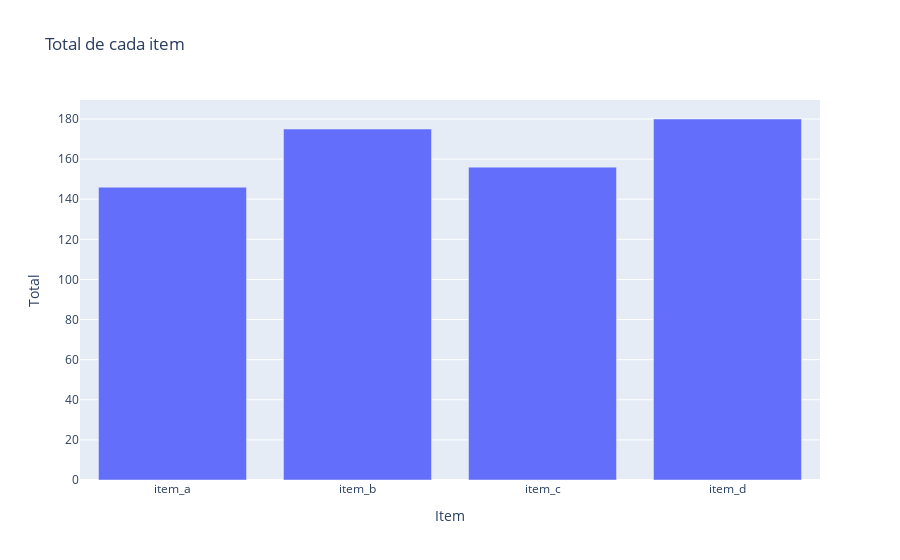
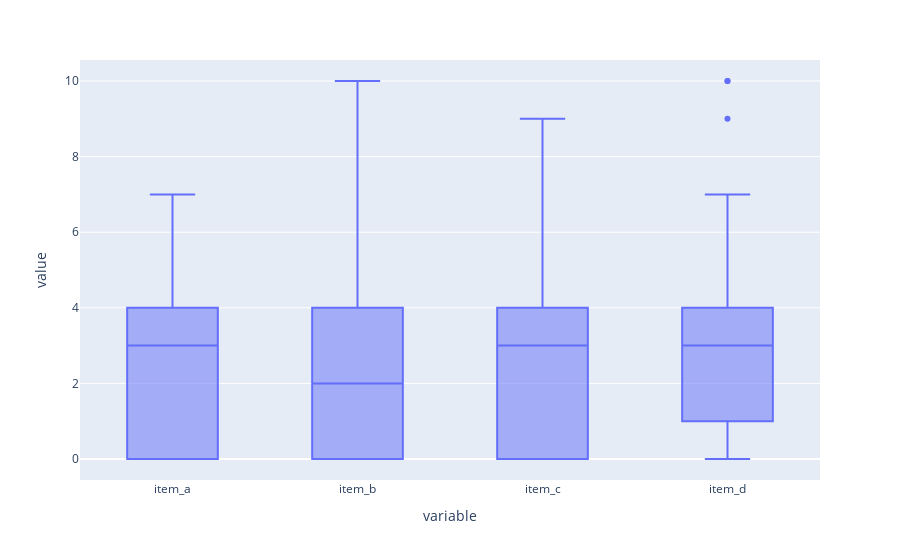

Source (notebook cell) for these figures, in order:
### Markdown cell above
### **Itens**

### Code cell
# Gráfico de barras
fig1 = px.bar(x=['item_a', 'item_b', 'item_c', 'item_d'],
              y=df4[['item_a', 'item_b', 'item_c', 'item_d']].sum(),
              labels={'x': 'Item', 'y': 'Total'},
              title='Total de cada item')

# Gráfico de boxplot
fig2 = px.box(df4, y=['item_a', 'item_b', 'item_c', 'item_d'])

# Exibir os gráficos
fig1.show()
fig2.show()

### Figure 1 — Plotly figure (JSON) as saved in the notebook; plotly's stock layout.template omitted (floating-point values rounded to 4 significant figures)
{"data": [{"alignmentgroup": "True", "hovertemplate": "Item=%{x}<br>Total=%{y}<extra></extra>", "legendgroup": "", "marker": {"color": "#636efa", "pattern": {"shape": ""}}, "name": "", "offsetgroup": "", "orientation": "v", "showlegend": false, "textposition": "auto", "type": "bar", "x": ["item_a", "item_b", "item_c", "item_d"], "xaxis": "x", "y": [146, 175, 156, 180], "yaxis": "y"}], "layout": {"autosize": true, "barmode": "relative", "legend": {"tracegroupgap": 0}, "title": {"text": "Total de cada item"}, "xaxis": {"anchor": "y", "autorange": true, "domain": [0, 1], "range": [-0.5, 3.5], "title": {"text": "Item"}, "type": "category"}, "yaxis": {"anchor": "x", "autorange": true, "domain": [0, 1], "range": [0, 189.5], "title": {"text": "Total"}, "type": "linear"}}}

### Figure 2 — Plotly figure (JSON) as saved in the notebook; plotly's stock layout.template omitted (floating-point values rounded to 4 significant figures; data arrays with more than 128 entries replaced by an {"elided": "..."} marker saying what was removed)
{"data": [{"alignmentgroup": "True", "hovertemplate": "variable=%{x}<br>value=%{y}<extra></extra>", "legendgroup": "", "marker": {"color": "#636efa"}, "name": "", "notched": false, "offsetgroup": "", "orientation": "v", "showlegend": false, "type": "box", "x": {"elided": "244 str values"}, "x0": " ", "xaxis": "x", "y": {"elided": "244 int values"}, "y0": " ", "yaxis": "y"}], "layout": {"autosize": true, "boxmode": "group", "legend": {"tracegroupgap": 0}, "margin": {"t": 60}, "xaxis": {"anchor": "y", "autorange": true, "domain": [0, 1], "range": [-0.5, 3.5], "title": {"text": "variable"}, "type": "category"}, "yaxis": {"anchor": "x", "autorange": true, "domain": [0, 1], "range": [-0.5556, 10.56], "title": {"text": "value"}, "type": "linear"}}}
